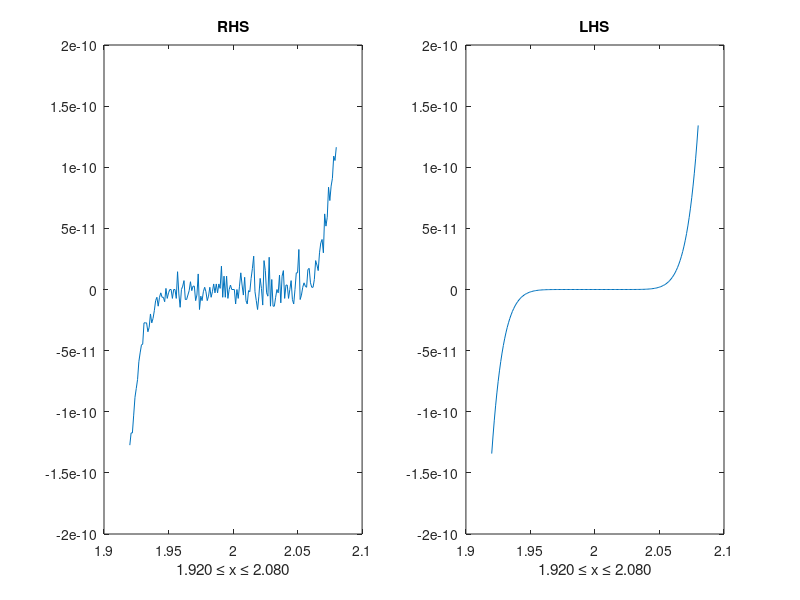

The MATLAB source for this figure:
x = 1.920:0.001:2.080;
y1 = (x-2).^9;
y2 = x.^9 - 18*x.^8 + 144*x.^7 - 672*x.^6 + 2016*x.^5 - 4032*x.^4 + 5376*x.^3 - 4608*x.^2 + 2304*x - 512;

figure;
subplot(1,2,1)
plot(x,y2);
title('RHS')
xlabel('1.920 \leq x \leq 2.080')

subplot(1,2,2)
plot(x,y1);
title('LHS')
xlabel('1.920 \leq x \leq 2.080');
